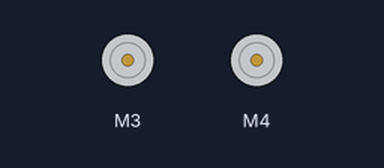
Recording of a sketch running on a simulated Arduino Uno, built with avr-gcc and run on an emulated ATmega328P. On the bench: 2 × DC motor (green arrow = forward, orange = backward, longer = faster).

Above: at 0.6 s.
At 1.15 s:
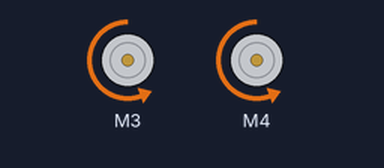
At 2.45 s:
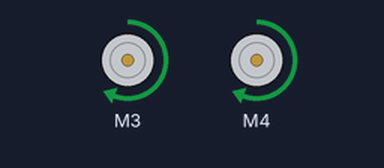
Timing chart, 0 to 3.0 s (numbered marks = the images above):
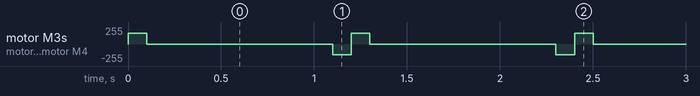

The sketch:

test_shield.ino
```cpp
#include <AFMotor.h>

AF_DCMotor Left(3);
AF_DCMotor Right(4);


void setup() {
Serial.begin(9600);
}

void loop() {
  Left.setSpeed(160);
  Right.setSpeed(160);
  Left.run(FORWARD);
  Right.run(FORWARD);
  delay(100);

  Left.run(RELEASE);
  Right.run(RELEASE);
  delay(1000);

  Left.run(BACKWARD);
  Right.run(BACKWARD);
  delay(100);

}
```

Measured:
- by itself, motor M3, motor M4: repeats every 1.2 s: stopped 1.0 s, backward 160/255 0.10 s, forward 160/255 0.10 s
